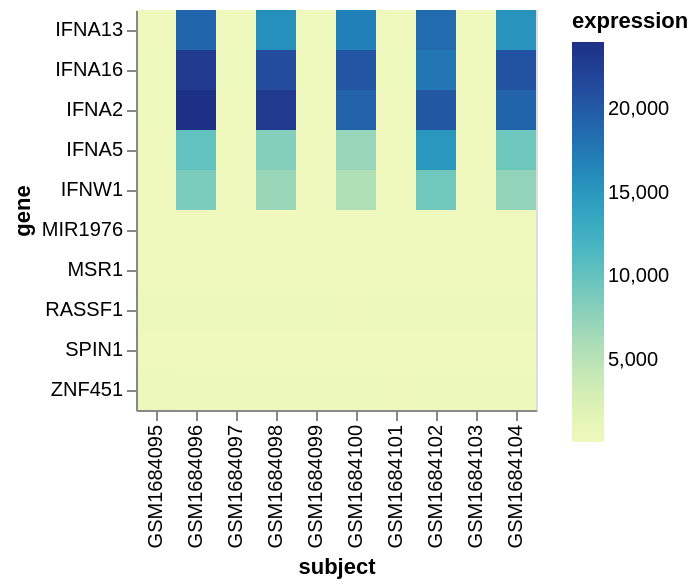

Notebook source saved alongside this figure:
### Markdown cell above
#### Añadiendo color: La expresión génica

El corazón del heatmap es la codificación del color. Aquí, asignamos la columna `expression` al canal de color (`alt.Color`). El `:Q` indica que `expression` es una variable cuantitativa. Altair asignará automáticamente un esquema de color predeterminado.

### Code cell
chart.mark_rect().encode(
    alt.X('subject:N'),
    alt.Y('gene:N'),
    alt.Color('expression:Q')
)

### Figure 1 — Vega-Lite specification as saved in the notebook (floating-point values rounded to 4 significant figures)
{"config": {"view": {"continuousWidth": 300, "continuousHeight": 300}}, "data": {"name": "data-5cd6747e846a5284609978f329e272dd"}, "mark": {"type": "rect"}, "encoding": {"color": {"field": "expression", "type": "quantitative"}, "x": {"field": "subject", "type": "nominal"}, "y": {"field": "gene", "type": "nominal"}}, "$schema": "https://vega.github.io/schema/vega-lite/v5.20.1.json", "datasets": {"data-5cd6747e846a5284609978f329e272dd": [{"subject": "GSM1684095", "treatment": "control", "gene": "IFNA5", "expression": 83.13}, {"subject": "GSM1684095", "treatment": "control", "gene": "MSR1", "expression": 107.0}, {"subject": "GSM1684095", "treatment": "control", "gene": "IFNW1", "expression": 95.4}, {"subject": "GSM1684095", "treatment": "control", "gene": "RASSF1", "expression": 353.0}, {"subject": "GSM1684095", "treatment": "control", "gene": "IFNA16", "expression": 189.9}, {"subject": "GSM1684095", "treatment": "control", "gene": "ZNF451", "expression": 569.3}, {"subject": "GSM1684095", "treatment": "control", "gene": "SPIN1", "expression": 120.8}, {"subject": "GSM1684095", "treatment": "control", "gene": "IFNA2", "expression": 195.2}, {"subject": "GSM1684095", "treatment": "control", "gene": "IFNA13", "expression": 107.2}, {"subject": "GSM1684095", "treatment": "control", "gene": "MIR1976", "expression": 104.0}, {"subject": "GSM1684096", "treatment": "influenza", "gene": "MIR1976", "expression": 106.3}, {"subject": "GSM1684096", "treatment": "influenza", "gene": "IFNA13", "expression": 18970.0}, {"subject": "GSM1684096", "treatment": "influenza", "gene": "ZNF451", "expression": 432.3}, {"subject": "GSM1684096", "treatment": "influenza", "gene": "IFNA5", "expression": 10100.0}, {"subject": "GSM1684096", "treatment": "influenza", "gene": "IFNA16", "expression": 23060.0}, {"subject": "GSM1684096", "treatment": "influenza", "gene": "IFNW1", "expression": 8666.0}, {"subject": "GSM1684096", "treatment": "influenza", "gene": "SPIN1", "expression": 107.9}, {"subject": "GSM1684096", "treatment": "influenza", "gene": "MSR1", "expression": 108.8}, {"subject": "GSM1684096", "treatment": "influenza", "gene": "IFNA2", "expression": 24030.0}, {"subject": "GSM1684096", "treatment": "influenza", "gene": "RASSF1", "expression": 353.4}, {"subject": "GSM1684097", "treatment": "control", "gene": "IFNA16", "expression": 170.3}, {"subject": "GSM1684097", "treatment": "control", "gene": "SPIN1", "expression": 126.9}, {"subject": "GSM1684097", "treatment": "control", "gene": "MSR1", "expression": 94.98}, {"subject": "GSM1684097", "treatment": "control", "gene": "ZNF451", "expression": 304.2}, {"subject": "GSM1684097", "treatment": "control", "gene": "RASSF1", "expression": 308.1}, {"subject": "GSM1684097", "treatment": "control", "gene": "IFNA13", "expression": 128.0}, {"subject": "GSM1684097", "treatment": "control", "gene": "IFNA2", "expression": 128.8}, {"subject": "GSM1684097", "treatment": "control", "gene": "MIR1976", "expression": 82.85}, {"subject": "GSM1684097", "treatment": "control", "gene": "IFNA5", "expression": 97.8}, {"subject": "GSM1684097", "treatment": "control", "gene": "IFNW1", "expression": 96.97}, {"subject": "GSM1684098", "treatment": "influenza", "gene": "RASSF1", "expression": 267.4}, {"subject": "GSM1684098", "treatment": "influenza", "gene": "IFNA13", "expression": 15650.0}, {"subject": "GSM1684098", "treatment": "influenza", "gene": "MSR1", "expression": 125.9}, {"subject": "GSM1684098", "treatment": "influenza", "gene": "IFNW1", "expression": 6903.0}, {"subject": "GSM1684098", "treatment": "influenza", "gene": "IFNA16", "expression": 21250.0}, {"subject": "GSM1684098", "treatment": "influenza", "gene": "ZNF451", "expression": 320.3}, {"subject": "GSM1684098", "treatment": "influenza", "gene": "SPIN1", "expression": 123.6}, {"subject": "GSM1684098", "treatment": "influenza", "gene": "MIR1976", "expression": 108.9}, {"subject": "GSM1684098", "treatment": "influenza", "gene": "IFNA5", "expression": 8181.0}, {"subject": "GSM1684098", "treatment": "influenza", "gene": "IFNA2", "expression": 23060.0}, {"subject": "GSM1684099", "treatment": "control", "gene": "IFNW1", "expression": 94.48}, {"subject": "GSM1684099", "treatment": "control", "gene": "IFNA5", "expression": 81.71}, {"subject": "GSM1684099", "treatment": "control", "gene": "RASSF1", "expression": 308.7}, {"subject": "GSM1684099", "treatment": "control", "gene": "IFNA16", "expression": 101.2}, {"subject": "GSM1684099", "treatment": "control", "gene": "ZNF451", "expression": 271.0}, {"subject": "GSM1684099", "treatment": "control", "gene": "MSR1", "expression": 104.6}, {"subject": "GSM1684099", "treatment": "control", "gene": "IFNA13", "expression": 103.5}, {"subject": "GSM1684099", "treatment": "control", "gene": "MIR1976", "expression": 91.37}, {"subject": "GSM1684099", "treatment": "control", "gene": "IFNA2", "expression": 100.7}, {"subject": "GSM1684099", "treatment": "control", "gene": "SPIN1", "expression": 104.2}, {"subject": "GSM1684100", "treatment": "influenza", "gene": "IFNW1", "expression": 5664.0}, {"subject": "GSM1684100", "treatment": "influenza", "gene": "IFNA13", "expression": 16990.0}, {"subject": "GSM1684100", "treatment": "influenza", "gene": "RASSF1", "expression": 244.8}, {"subject": "GSM1684100", "treatment": "influenza", "gene": "IFNA2", "expression": 19280.0}, {"subject": "GSM1684100", "treatment": "influenza", "gene": "IFNA5", "expression": 7055.0}, {"subject": "GSM1684100", "treatment": "influenza", "gene": "MIR1976", "expression": 85.88}, {"subject": "GSM1684100", "treatment": "influenza", "gene": "ZNF451", "expression": 300.7}, {"subject": "GSM1684100", "treatment": "influenza", "gene": "IFNA16", "expression": 20420.0}, {"subject": "GSM1684100", "treatment": "influenza", "gene": "SPIN1", "expression": 107.2}, {"subject": "GSM1684100", "treatment": "influenza", "gene": "MSR1", "expression": 96.97}, {"subject": "GSM1684101", "treatment": "control", "gene": "IFNA2", "expression": 123.6}, {"subject": "GSM1684101", "treatment": "control", "gene": "IFNA5", "expression": 102.4}, {"subject": "GSM1684101", "treatment": "control", "gene": "MSR1", "expression": 89.58}, {"subject": "GSM1684101", "treatment": "control", "gene": "SPIN1", "expression": 122.6}, {"subject": "GSM1684101", "treatment": "control", "gene": "IFNW1", "expression": 103.6}, {"subject": "GSM1684101", "treatment": "control", "gene": "RASSF1", "expression": 286.1}, {"subject": "GSM1684101", "treatment": "control", "gene": "ZNF451", "expression": 232.2}, {"subject": "GSM1684101", "treatment": "control", "gene": "IFNA16", "expression": 155.1}, {"subject": "GSM1684101", "treatment": "control", "gene": "MIR1976", "expression": 120.6}, {"subject": "GSM1684101", "treatment": "control", "gene": "IFNA13", "expression": 120.7}, {"subject": "GSM1684102", "treatment": "influenza", "gene": "IFNW1", "expression": 9199.0}, {"subject": "GSM1684102", "treatment": "influenza", "gene": "ZNF451", "expression": 294.7}, {"subject": "GSM1684102", "treatment": "influenza", "gene": "MIR1976", "expression": 86.59}, {"subject": "GSM1684102", "treatment": "influenza", "gene": "IFNA16", "expression": 17750.0}, {"subject": "GSM1684102", "treatment": "influenza", "gene": "MSR1", "expression": 97.09}, {"subject": "GSM1684102", "treatment": "influenza", "gene": "RASSF1", "expression": 386.8}, {"subject": "GSM1684102", "treatment": "influenza", "gene": "SPIN1", "expression": 117.9}, {"subject": "GSM1684102", "treatment": "influenza", "gene": "IFNA2", "expression": 20300.0}, {"subject": "GSM1684102", "treatment": "influenza", "gene": "IFNA13", "expression": 18600.0}, {"subject": "GSM1684102", "treatment": "influenza", "gene": "IFNA5", "expression": 15020.0}, {"subject": "GSM1684103", "treatment": "control", "gene": "IFNA5", "expression": 78.12}, {"subject": "GSM1684103", "treatment": "control", "gene": "RASSF1", "expression": 352.4}, {"subject": "GSM1684103", "treatment": "control", "gene": "IFNA16", "expression": 103.0}, {"subject": "GSM1684103", "treatment": "control", "gene": "ZNF451", "expression": 327.0}, {"subject": "GSM1684103", "treatment": "control", "gene": "MSR1", "expression": 119.7}, {"subject": "GSM1684103", "treatment": "control", "gene": "SPIN1", "expression": 116.0}, {"subject": "GSM1684103", "treatment": "control", "gene": "IFNA2", "expression": 111.6}, {"subject": "GSM1684103", "treatment": "control", "gene": "IFNA13", "expression": 98.34}, {"subject": "GSM1684103", "treatment": "control", "gene": "IFNW1", "expression": 89.26}, {"subject": "GSM1684103", "treatment": "control", "gene": "MIR1976", "expression": 103.2}, {"subject": "GSM1684104", "treatment": "influenza", "gene": "ZNF451", "expression": 287.4}, {"subject": "GSM1684104", "treatment": "influenza", "gene": "IFNW1", "expression": 7429.0}, {"subject": "GSM1684104", "treatment": "influenza", "gene": "RASSF1", "expression": 374.2}, {"subject": "GSM1684104", "treatment": "influenza", "gene": "IFNA16", "expression": 20580.0}, {"subject": "GSM1684104", "treatment": "influenza", "gene": "SPIN1", "expression": 134.8}, {"subject": "GSM1684104", "treatment": "influenza", "gene": "IFNA2", "expression": 19140.0}, {"subject": "GSM1684104", "treatment": "influenza", "gene": "IFNA13", "expression": 15400.0}, {"subject": "GSM1684104", "treatment": "influenza", "gene": "IFNA5", "expression": 9397.0}, {"subject": "GSM1684104", "treatment": "influenza", "gene": "MSR1", "expression": 89.71}, {"subject": "GSM1684104", "treatment": "influenza", "gene": "MIR1976", "expression": 112.0}]}}
